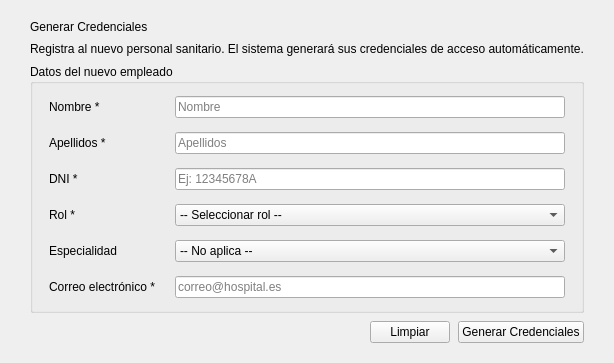
        <widget class="QWidget" name="page_credenciales">
         <layout class="QVBoxLayout" name="credencialesLayout">
          <property name="leftMargin"><number>30</number></property>
          <property name="topMargin"><number>20</number></property>
          <property name="rightMargin"><number>30</number></property>
          <property name="bottomMargin"><number>20</number></property>
          <property name="spacing"><number>8</number></property>
          <item>
           <widget class="QLabel" name="lbl_section_title">
               <property name="class" stdset="0"><string>sectionTitle</string></property>
            <property name="text"><string>Generar Credenciales</string></property>
           </widget>
          </item>
          <item>
           <widget class="QLabel" name="lbl_section_sub">
               <property name="class" stdset="0"><string>sectionSub</string></property>
            <property name="text"><string>Registra al nuevo personal sanitario. El sistema generará sus credenciales de acceso automáticamente.</string></property>
           </widget>
          </item>
          <item>
           <widget class="QGroupBox" name="groupBox_datos_personal">
            <property name="title"><string>Datos del nuevo empleado</string></property>
            <layout class="QFormLayout" name="formPersonal">
             <property name="leftMargin"><number>16</number></property>
             <property name="topMargin"><number>12</number></property>
             <property name="rightMargin"><number>16</number></property>
             <property name="bottomMargin"><number>12</number></property>
             <property name="horizontalSpacing"><number>20</number></property>
             <property name="verticalSpacing"><number>14</number></property>
             <item row="0" column="0">
              <widget class="QLabel" name="lbl_pf_nombre">
               <property name="text"><string>Nombre *</string></property>
               <property name="class" stdset="0"><string>formLabel</string></property>
              </widget>
             </item>
             <item row="0" column="1">
              <widget class="QLineEdit" name="input_nombre_personal">
               <property name="placeholderText"><string>Nombre</string></property>
              </widget>
             </item>
             <item row="1" column="0">
              <widget class="QLabel" name="lbl_pf_apellidos">
               <property name="text"><string>Apellidos *</string></property>
               <property name="class" stdset="0"><string>formLabel</string></property>
              </widget>
             </item>
             <item row="1" column="1">
              <widget class="QLineEdit" name="input_apellidos_personal">
               <property name="placeholderText"><string>Apellidos</string></property>
              </widget>
             </item>
             <item row="2" column="0">
              <widget class="QLabel" name="lbl_pf_dni">
               <property name="text"><string>DNI *</string></property>
               <property name="class" stdset="0"><string>formLabel</string></property>
              </widget>
             </item>
             <item row="2" column="1">
              <widget class="QLineEdit" name="input_dni_personal">
               <property name="placeholderText"><string>Ej: 12345678A</string></property>
               <property name="maxLength"><number>9</number></property>
              </widget>
             </item>
             <item row="3" column="0">
              <widget class="QLabel" name="lbl_pf_rol">
               <property name="text"><string>Rol *</string></property>
               <property name="class" stdset="0"><string>formLabel</string></property>
              </widget>
             </item>
             <item row="3" column="1">
              <widget class="QComboBox" name="combo_rol_personal">
               <item><property name="text"><string>-- Seleccionar rol --</string></property></item>
               <item><property name="text"><string>Médico</string></property></item>
               <item><property name="text"><string>Enfermero/a</string></property></item>
               <item><property name="text"><string>Administrativo/a</string></property></item>
              </widget>
             </item>
             <item row="4" column="0">
              <widget class="QLabel" name="lbl_pf_especialidad">
               <property name="text"><string>Especialidad</string></property>
               <property name="class" stdset="0"><string>formLabel</string></property>
              </widget>
             </item>
             <item row="4" column="1">
              <widget class="QComboBox" name="combo_especialidad_personal">
               <item><property name="text"><string>-- No aplica --</string></property></item>
               <item><property name="text"><string>Medicina General</string></property></item>
               <item><property name="text"><string>Cardiología</string></property></item>
               <item><property name="text"><string>Traumatología</string></property></item>
               <item><property name="text"><string>Pediatría</string></property></item>
               <item><property name="text"><string>Neurología</string></property></item>
               <item><property name="text"><string>Oncología</string></property></item>
              </widget>
             </item>
             <item row="5" column="0">
              <widget class="QLabel" name="lbl_pf_email">
               <property name="text"><string>Correo electrónico *</string></property>
               <property name="class" stdset="0"><string>formLabel</string></property>
              </widget>
             </item>
             <item row="5" column="1">
              <widget class="QLineEdit" name="input_email_personal">
               <property name="placeholderText"><string>correo@hospital.es</string></property>
              </widget>
             </item>
            </layout>
           </widget>
          </item>
          <item>
           <layout class="QHBoxLayout">
            <item>
             <spacer>
              <property name="orientation"><enum>Qt::Horizontal</enum></property>
              <property name="sizeHint" stdset="0">
               <size><width>0</width><height>0</height></size>
              </property>
             </spacer>
            </item>
            <item>
             <widget class="QPushButton" name="btn_limpiar_credencial">
              <property name="text"><string>Limpiar</string></property>
             </widget>
            </item>
            <item>
             <widget class="QPushButton" name="btn_guardar_credencial">
              <property name="text"><string>Generar Credenciales</string></property>
             </widget>
            </item>
           </layout>
          </item>
          <item>
           <spacer>
            <property name="orientation"><enum>Qt::Vertical</enum></property>
            <property name="sizeHint" stdset="0">
             <size><width>0</width><height>0</height></size>
            </property>
           </spacer>
          </item>
         </layout>
        </widget>
